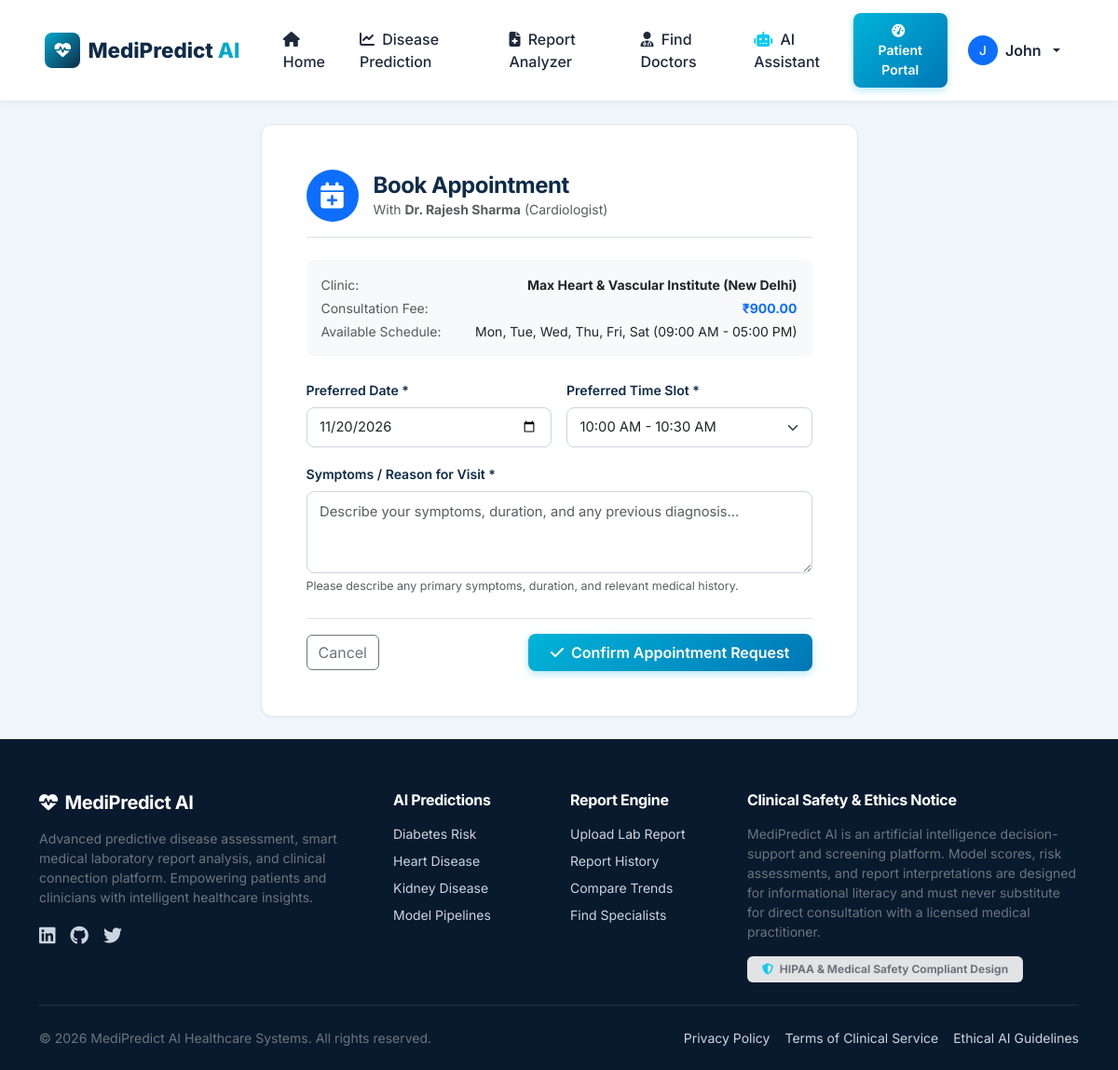
Page /appointments/book/1/ (signed in) on the committed database.
### core/models.py (models this page shows, shortened)
class CustomUser(AbstractUser):
    ROLE_CHOICES = (
        ('PATIENT', 'Patient'),
        ('DOCTOR', 'Doctor'),
        ('ADMIN', 'Administrator'),
    )
    role = models.CharField(max_length=15, choices=ROLE_CHOICES, default='PATIENT')
    phone = models.CharField(max_length=20, blank=True, null=True)
    date_of_birth = models.DateField(blank=True, null=True)
    gender = models.CharField(
        max_length=15,
        choices=[('Male', 'Male'), ('Female', 'Female'), ('Other', 'Other')],
        blank=True, null=True
    )
    profile_picture = models.ImageField(upload_to='avatars/', blank=True, null=True)
    created_at = models.DateTimeField(auto_now_add=True)
    updated_at = models.DateTimeField(auto_now=True)
    @property
    def is_patient(self):
        return self.role == 'PATIENT'
    @property
    def is_doctor(self):
        return self.role == 'DOCTOR'
    @property
    def is_platform_admin(self):
        return self.role == 'ADMIN' or self.is_superuser

class DoctorProfile(models.Model):
    SPECIALIZATIONS = [
        ('General Physician', 'General Physician'),
        ('Cardiologist', 'Cardiologist (Heart Specialist)'),
        ('Diabetologist / Endocrinologist', 'Diabetologist / Endocrinologist'),
        ('Nephrologist', 'Nephrologist (Kidney Specialist)'),
        ('Pathologist', 'Pathologist (Lab Medicine)'),
        ('Pulmonologist', 'Pulmonologist (Chest & Lungs)'),
        ('Neurologist', 'Neurologist'),
        ('Pediatrician', 'Pediatrician'),
    ]
    user = models.OneToOneField(CustomUser, on_delete=models.CASCADE, related_name='doctor_profile')
    qualification = models.CharField(max_length=150, help_text="e.g. MBBS, MD, DM (Cardiology)")
    specialization = models.CharField(max_length=60, choices=SPECIALIZATIONS, default='General Physician')
    license_number = models.CharField(max_length=50, unique=True, help_text="Medical Council Registration No.")
    clinic_name = models.CharField(max_length=150, default="City Health Clinic")
    clinic_address = models.TextField(default="Connaught Place, Central Delhi")
    city = models.CharField(max_length=100, default="New Delhi")
    latitude = models.FloatField(default=28.6139, help_text="GPS Latitude for map integration")
    longitude = models.FloatField(default=77.2090, help_text="GPS Longitude for map integration")
    consultation_fee = models.DecimalField(max_digits=8, decimal_places=2, default=500.00)
    experience_years = models.PositiveIntegerField(default=5)
    bio = models.TextField(blank=True, null=True)
    is_verified = models.BooleanField(default=False, help_text="Verified by MediPredict AI Admin")
    available_days = models.CharField(max_length=100, default="Mon, Tue, Wed, Thu, Fri, Sat")
    available_time_start = models.TimeField(default="09:00:00")
    available_time_end = models.TimeField(default="17:00:00")

### appointments/views.py (the view)
# urls.py: path('book/<int:pk>/', views.book_appointment, name='book'),
@login_required
def book_appointment(request, pk):
    doctor = get_object_or_404(DoctorProfile, pk=pk)
    if request.user.is_doctor and request.user.doctor_profile == doctor:
        messages.warning(request, "Doctors cannot book appointments with themselves.")
        return redirect('appointments:find_doctors')
    if request.method == 'POST':
        form = AppointmentBookingForm(request.POST)
        if form.is_valid():
            appt = form.save(commit=False)
            appt.patient = request.user
            appt.doctor = doctor
            appt.status = 'pending'
            appt.save()
            messages.success(request, f"Appointment request submitted with Dr. {doctor.user.get_full_name() or doctor.user.username}. Waiting for doctor confirmation.")
            return redirect('appointments:my_appointments')
    else:
        form = AppointmentBookingForm()
    return render(request, 'appointments/book.html', {
        'doctor': doctor,
        'form': form
    })

### templates/appointments/book.html (shortened to what this page needs)
{% extends 'base.html' %}
{% block content %}
<div class="container py-4">
    <div class="row justify-content-center">
        <div class="col-lg-7">
            <div class="card card-medi p-4 p-md-5">
                <div class="d-flex align-items-center gap-3 border-bottom pb-3 mb-4">
                    <div class="rounded-circle bg-primary text-white d-flex align-items-center justify-content-center fw-bold fs-3" style="width: 56px; height: 56px;">
                        <i class="fa-solid fa-calendar-plus"></i>
                    </div>
                    <div>
                        <h4 class="fw-bold mb-0">Book Appointment</h4>
                        <div class="text-muted small">
                            With <strong>Dr. {{ doctor.user.get_full_name|default:doctor.user.username }}</strong> ({{ doctor.specialization }})
                        </div>
                    </div>
                </div>
                <div class="p-3 bg-light rounded-3 mb-4 small">
                    <div class="d-flex justify-content-between mb-1">
                        <span class="text-muted">Clinic:</span>
                        <span class="fw-bold">{{ doctor.clinic_name }} ({{ doctor.city }})</span>
                    </div>
                    <div class="d-flex justify-content-between mb-1">
                        <span class="text-muted">Consultation Fee:</span>
                        <span class="fw-bold text-primary">₹{{ doctor.consultation_fee }}</span>
                    </div>
                    <div class="d-flex justify-content-between">
                        <span class="text-muted">Available Schedule:</span>
                        <span>{{ doctor.available_days }} ({{ doctor.available_time_start|time:"h:i A" }} - {{ doctor.available_time_end|time:"h:i A" }})</span>
                    </div>
                </div>
                <form method="post">
                    <div class="row g-3">
                        <div class="col-md-6">
                            <label class="form-label">Preferred Date *</label>
                            {{ form.appointment_date }}
                        </div>
                        <div class="col-md-6">
                            <label class="form-label">Preferred Time Slot *</label>
                            {{ form.time_slot }}
                        </div>
                        <div class="col-md-12">
                            <label class="form-label">Symptoms / Reason for Visit *</label>
                            {{ form.symptoms_reason }}
                            <small class="text-muted" style="font-size: 0.78rem;">Please describe any primary symptoms, duration, and relevant medical history.</small>
                        </div>
                    </div>
                    <div class="mt-4 pt-3 border-top d-flex justify-content-between align-items-center">
                        <a href="{% url 'appointments:doctor_detail' doctor.pk %}" class="btn btn-outline-secondary">Cancel</a>
                        <button type="submit" class="btn btn-cyan px-4 py-2">
                            <i class="fa-solid fa-check me-1"></i> Confirm Appointment Request
                        </button>
                    </div>
                </form>
            </div>
        </div>
    </div>
</div>
{% endblock %}

### templates/base.html (shortened to what this page needs)
<!DOCTYPE html>
<html lang="en">
<head>
    <link href="https://cdn.jsdelivr.net/npm/bootstrap@5.3.3/dist/css/bootstrap.min.css" rel="stylesheet">
    <link rel="stylesheet" href="https://cdnjs.cloudflare.com/ajax/libs/font-awesome/6.5.1/css/all.min.css">
    <link rel="stylesheet" href="https://unpkg.com/leaflet@1.9.4/dist/leaflet.css" />
    <link rel="stylesheet" href="/static/css/medipredict.css">
</head>
<body>
    <nav class="navbar navbar-expand-lg navbar-medipredict sticky-top">
        <div class="container-fluid px-lg-4">
            <a class="navbar-brand" href="{% url 'core:home' %}">
                <span class="brand-badge"><i class="fa-solid fa-heart-pulse"></i></span>
                <span>MediPredict <span style="color: var(--cyan-accent);">AI</span></span>
            </a>
            <div class="collapse navbar-collapse" id="navContent">
                <ul class="navbar-nav me-auto mb-2 mb-lg-0 ms-lg-3">
                    <li class="nav-item">
                        <a class="nav-link" href="{% url 'core:home' %}"><i class="fa-solid fa-house me-1"></i> Home</a>
                    </li>
                    <li class="nav-item">
                        <a class="nav-link" href="{% url 'predictions:home' %}"><i class="fa-solid fa-chart-line me-1"></i> Disease Prediction</a>
                    </li>
                    <li class="nav-item">
                        <a class="nav-link" href="{% url 'reports:upload' %}"><i class="fa-solid fa-file-medical me-1"></i> Report Analyzer</a>
                    </li>
                    <li class="nav-item">
                        <a class="nav-link" href="{% url 'appointments:find_doctors' %}"><i class="fa-solid fa-user-doctor me-1"></i> Find Doctors</a>
                    </li>
                    {% if user.is_authenticated %}
                        <li class="nav-item">
                            <a class="nav-link" href="{% url 'assistant:chat' %}"><i class="fa-solid fa-robot me-1 text-info"></i> AI Assistant</a>
                        </li>
                    {% endif %}
                </ul>
                <ul class="navbar-nav ms-auto align-items-center gap-2">
                    {% if user.is_authenticated %}
                        <li class="nav-item">
                            <a href="{% url 'core:dashboard_redirect' %}" class="btn btn-sm btn-cyan">
                                <i class="fa-solid fa-gauge-high me-1"></i>
                                {% if user.is_platform_admin %}Admin Dashboard
                                {% elif user.is_doctor %}Doctor Portal
                                {% else %}Patient Portal
                                {% endif %}
                            </a>
                        </li>
                        <li class="nav-item dropdown">
                            <a class="nav-link dropdown-toggle d-flex align-items-center gap-2" href="#" role="button" data-bs-toggle="dropdown">
                                <div class="rounded-circle bg-primary text-white d-flex align-items-center justify-content-center" style="width: 32px; height: 32px; font-size: 0.85rem;">
                                    {{ user.first_name|first|default:user.username|first|upper }}
                                </div>
                                <span class="d-none d-md-inline fw-semibold">{{ user.first_name|default:user.username }}</span>
                            </a>
                        </li>
                    {% endif %}
                </ul>
            </div>
        </div>
    </nav>
    <main class="flex-grow-1">
        {% block content %}{% endblock %}
    </main>
    <footer class="footer-medipredict">
        <div class="container">
            <div class="row g-4">
                <div class="col-lg-4 col-md-6">
                    <h5 class="text-white mb-3 d-flex align-items-center gap-2">
                        <span class="brand-badge"><i class="fa-solid fa-heart-pulse"></i></span>
                        MediPredict AI
                    </h5>
                    <p class="small text-secondary">
                        Advanced predictive disease assessment, smart medical laboratory report analysis, and clinical connection platform. Empowering patients and clinicians with intelligent healthcare insights.
                    </p>
                    <div class="d-flex gap-3 text-secondary fs-5 mt-3">
                        <a href="#"><i class="fa-brands fa-linkedin"></i></a>
                        <a href="#"><i class="fa-brands fa-github"></i></a>
                        <a href="#"><i class="fa-brands fa-twitter"></i></a>
                    </div>
                </div>
                <div class="col-lg-2 col-md-3 col-6">
                    <h6 class="text-white mb-3">AI Predictions</h6>
                    <ul class="list-unstyled small">
                        <li class="mb-2"><a href="{% url 'predictions:diabetes' %}">Diabetes Risk</a></li>
                        <li class="mb-2"><a href="{% url 'predictions:heart' %}">Heart Disease</a></li>
                        <li class="mb-2"><a href="{% url 'predictions:kidney' %}">Kidney Disease</a></li>
                        <li class="mb-2"><a href="{% url 'predictions:home' %}">Model Pipelines</a></li>
                    </ul>
                </div>
                <div class="col-lg-2 col-md-3 col-6">
                    <h6 class="text-white mb-3">Report Engine</h6>
                    <ul class="list-unstyled small">
                        <li class="mb-2"><a href="{% url 'reports:upload' %}">Upload Lab Report</a></li>
                        <li class="mb-2"><a href="{% url 'reports:history' %}">Report History</a></li>
                        <li class="mb-2"><a href="{% url 'reports:compare' %}">Compare Trends</a></li>
                        <li class="mb-2"><a href="{% url 'appointments:find_doctors' %}">Find Specialists</a></li>
                    </ul>
                </div>
                <div class="col-lg-4 col-md-12">
                    <h6 class="text-white mb-3">Clinical Safety & Ethics Notice</h6>
                    <p class="small text-secondary">
                        MediPredict AI is an artificial intelligence decision-support and screening platform. Model scores, risk assessments, and report interpretations are designed for informational literacy and must never substitute for direct consultation with a licensed medical practitioner.
                    </p>
                    <span class="badge bg-secondary-subtle text-secondary small py-2 px-3">
                        <i class="fa-solid fa-shield-halved text-info me-1"></i> HIPAA & Medical Safety Compliant Design
                    </span>
                </div>
            </div>
            <hr class="border-secondary my-4">
            <div class="d-flex flex-column flex-sm-row justify-content-between align-items-center small text-secondary">
                <div>© 2026 MediPredict AI Healthcare Systems. All rights reserved.</div>
                <div class="d-flex gap-3 mt-2 mt-sm-0">
                    <a href="#">Privacy Policy</a>
                    <a href="#">Terms of Clinical Service</a>
                    <a href="#">Ethical AI Guidelines</a>
                </div>
            </div>
        </div>
    </footer>
</body>
</html>

### rows in the picture
CustomUser: first_name|first "J", first_name "John"
DoctorProfile: user.get_full_name "Rajesh Sharma", specialization "Cardiologist", clinic_name "Max Heart & Vascular Institute", city "New Delhi", consultation_fee "900.00", available_days "Mon, Tue, Wed, Thu, Fri, Sat", available_time_start "09:00 AM", available_time_end "05:00 PM"
